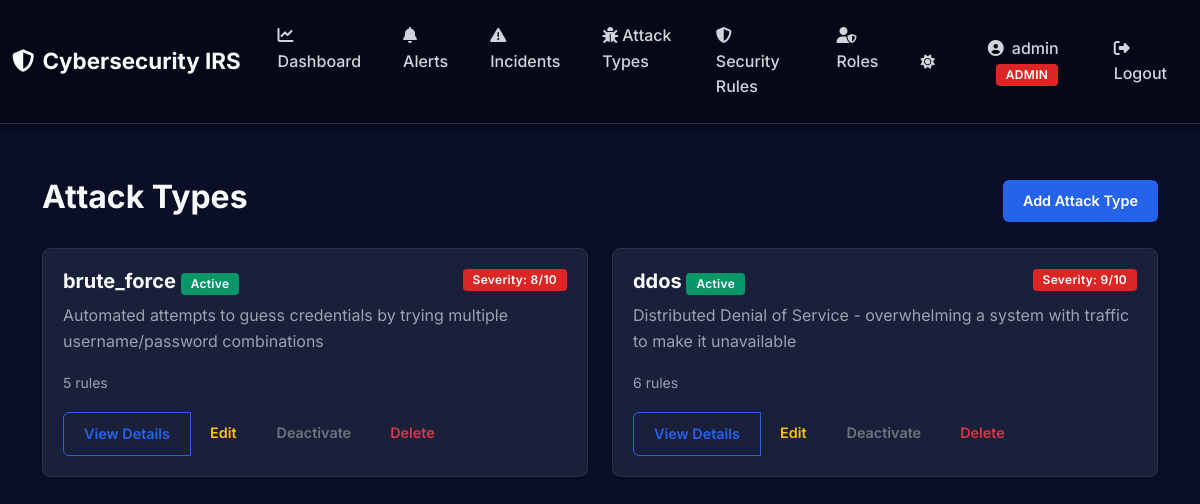
The app's page /attack-types/ (signed in) with its own data.
### app/models/attack_type.py (models this page shows, shortened)
class AttackType(db.Model):
    __tablename__ = 'attack_types'
    id = db.Column(db.Integer, primary_key=True)
    name = db.Column(db.String(50), unique=True, nullable=False)  # brute_force, ddos
    description = db.Column(db.Text, nullable=True)
    severity_level = db.Column(db.Integer, default=5, nullable=False)  # 1-10
    is_active = db.Column(db.Boolean, default=True, nullable=False)
    rules = db.relationship('Rule', backref='attack_type', lazy=True, cascade='all, delete-orphan')
    incidents = db.relationship('Incident', backref='attack_type', lazy=True)

### app/routes/attack_type_routes.py (the view)
@attack_type_bp.route('/')
def index():
    if not check_login():
        return redirect(url_for('auth.login'))
    attack_types = AttackTypeService.get_all()
    return render_template('attack_types/index.html', attack_types=attack_types)

### app/routes/attack_type_routes.py (called while the page is built)
def check_login():
    if 'user_id' not in session:
        flash('Please log in to access this page.', 'warning')
        return False
    return True

### app/services/attack_type_service.py (called while the page is built)
    @staticmethod
    def get_all(active_only: bool = False) -> List[AttackType]:
        query = AttackType.query
        if active_only:
            query = query.filter_by(is_active=True)
        return list(query.order_by(AttackType.name).all())

### app/templates/attack_types/index.html (shortened to what this page needs)
{% extends "layouts/base.html" %}  {% block content %}
<div class="container mt-4">
  <div class="d-flex justify-content-between align-items-center mb-4">
    <h2>Attack Types</h2>
    {% if session.user_role in ['admin', 'analyst'] %}
    <a href="{{ url_for('attack_type.create') }}" class="btn btn-primary">
       Add Attack Type
    </a>
    {% endif %}
  </div>
  {% if attack_types %}
  <div class="row">
    {% for attack_type in attack_types %}
    <div class="col-md-6 mb-4">
      <div
        class="card {% if not attack_type.is_active %}border-secondary{% endif %}"
      >
        <div class="card-body">
          <div class="d-flex justify-content-between align-items-start">
            <h5 class="card-title">
              {{ attack_type.name }} {% if not attack_type.is_active %}
              <span class="badge bg-secondary">Inactive</span>
              {% else %}
              <span class="badge bg-success">Active</span>
              {% endif %}
            </h5>
            <span class="badge bg-danger"
              >Severity: {{ attack_type.severity_level }}/10</span
            >
          </div>
          <p class="card-text text-muted">{{ attack_type.description }}</p>
          <div class="mb-3">
            <small class="text-muted">
               {{ attack_type.rules|length }}
              rules
            </small>
          </div>
          <div class="btn-group" role="group">
            <a
              href="{{ url_for('attack_type.detail', id=attack_type.id) }}"
              class="btn btn-sm btn-outline-primary"
            >
               View Details
            </a>
            {% if session.user_role in ['admin', 'analyst'] %}
            <a
              href="{{ url_for('attack_type.edit', id=attack_type.id) }}"
              class="btn btn-sm btn-outline-warning"
            >
               Edit
            </a>
            <form
              method="POST"
              action="{{ url_for('attack_type.toggle_status', id=attack_type.id) }}"
              style="display: inline"
            >
              <button
                type="submit"
                class="btn btn-sm btn-outline-{% if attack_type.is_active %}secondary{% else %}success{% endif %}"
              >
                {% if attack_type.is_active %}Deactivate{% else %}Activate{%
                endif %}
              </button>
            </form>
            <a
              href="{{ url_for('attack_type.delete', id=attack_type.id) }}"
              class="btn btn-sm btn-outline-danger"
            >
               Delete
            </a>
            {% endif %}
          </div>
        </div>
      </div>
    </div>
    {% endfor %}
  </div>
  {% endif %}
</div>
{% endblock %}

### app/static/css/style.css (style rules this page uses)
:root { --primary-color: #2563eb; --primary-hover: #1d4ed8; --danger-color: #dc2626; --danger-hover: #b91c1c; --success-color: #059669; --success-hover: #047857; --warning-color: #d97706; --info-color: #0ea5e9; --dark-bg: #0a0e27; --darker-bg: #050816; --card-bg: #1a1f3a; --card-border: #2a2f4a; --text-primary: #f9fafb; --text-secondary: #d1d5db; --text-muted: #9ca3af; --shadow-sm: 0 1px 3px rgba(0, 0, 0, 0.3); --shadow-md: 0 4px 6px rgba(0, 0, 0, 0.4); --shadow-lg: 0 10px 25px rgba(0, 0, 0, 0.5); --hover-bg: #050816; }
* { margin: 0; padding: 0; box-sizing: border-box; }
body { font-family: "Inter", -apple-system, BlinkMacSystemFont, "Segoe UI", Roboto, Oxygen, Ubuntu, Cantarell, sans-serif; background: var(--dark-bg); color: var(--text-primary); min-height: 100vh; line-height: 1.6; }
.btn { border-radius: 6px; padding: 10px 20px; font-weight: 600; font-size: 0.9rem; transition: all 0.2s ease; border: none; cursor: pointer; }
.btn-primary { background: var(--primary-color); color: white; }
.btn-outline-primary { border: 1px solid var(--primary-color); color: var(--primary-color); background: transparent; }
.card { background: var(--card-bg) !important; border: 1px solid var(--card-border); border-radius: 8px; box-shadow: var(--shadow-sm); margin-bottom: 24px; transition: all 0.2s ease; }
.card-body { padding: 20px; background: transparent !important; }
.badge { padding: 5px 10px; border-radius: 4px; font-weight: 600; font-size: 0.75rem; letter-spacing: 0.3px; }
.bg-danger { background-color: var(--danger-color) !important; }
.bg-success { background-color: var(--success-color) !important; }
h1, h2, h3, h4, h5, h6, .h1, .h2, .h3, .h4, .h5, .h6, .card-title { color: var(--text-primary) !important; font-weight: 700; margin-bottom: 0.5rem; }
.text-muted { color: var(--text-muted) !important; }
a { color: var(--primary-color); text-decoration: none; transition: color 0.2s ease; }
.card-body { color: var(--text-primary) !important; }
.card-body p, .card-body span:not(.badge), .card-body div { color: var(--text-primary); }

### records on screen
AttackType: name "brute_force", is_active "Active", severity_level "8", description "Automated attempts to guess credentials by trying multiple username/password combinations", rules|length "5"
AttackType: name "ddos", is_active "Active", severity_level "9", description "Distributed Denial of Service - overwhelming a system with traffic to make it unavailable", rules|length "6"

### other values on screen
{{ session.username }} "admin"
{{ session.user_role|upper }} "ADMIN"
